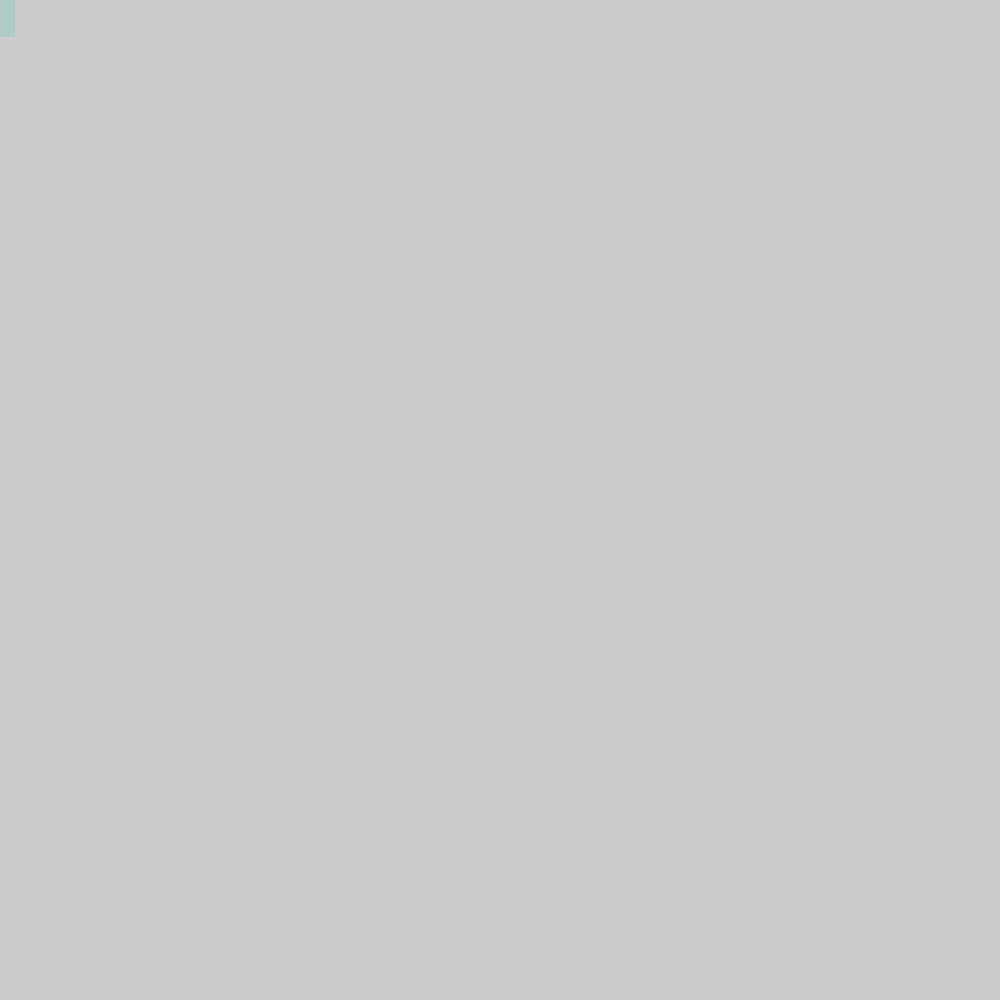
Frame 1 (no input)
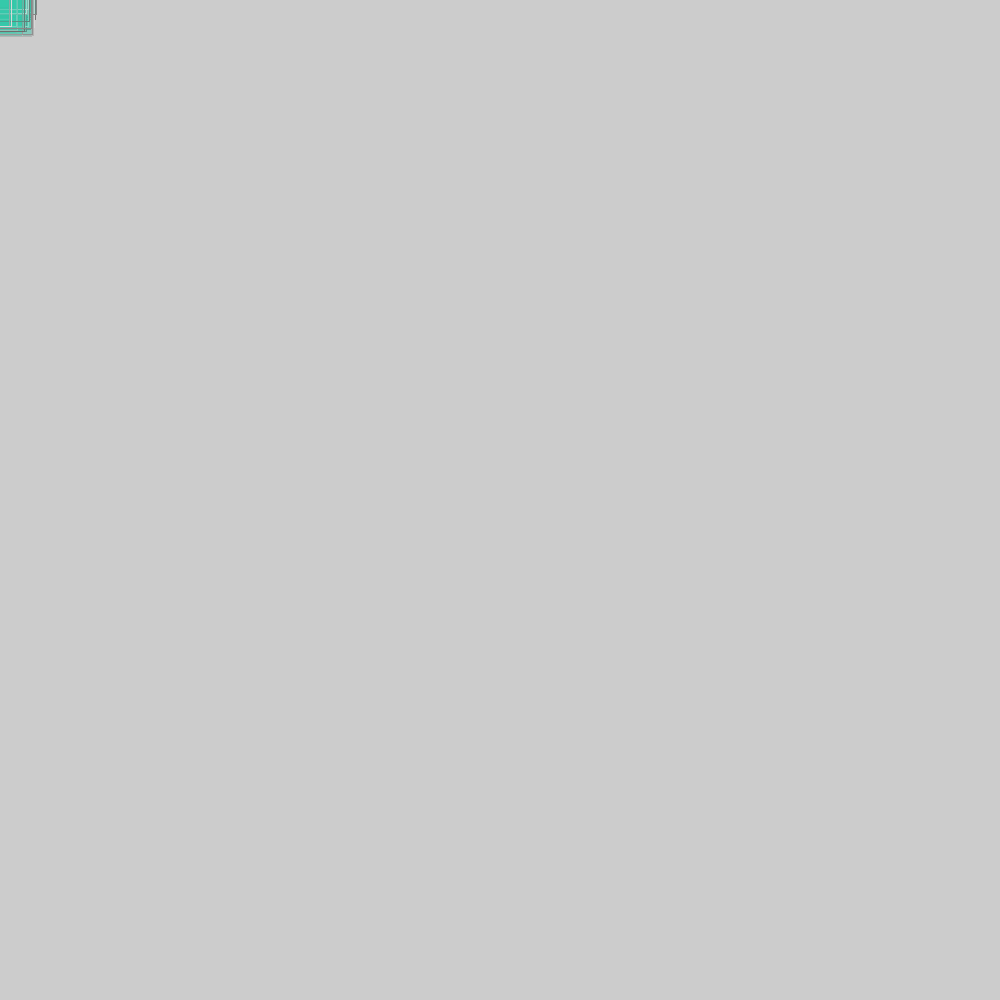
Frame 60 (the mouse pressed at the canvas centre just before this capture)
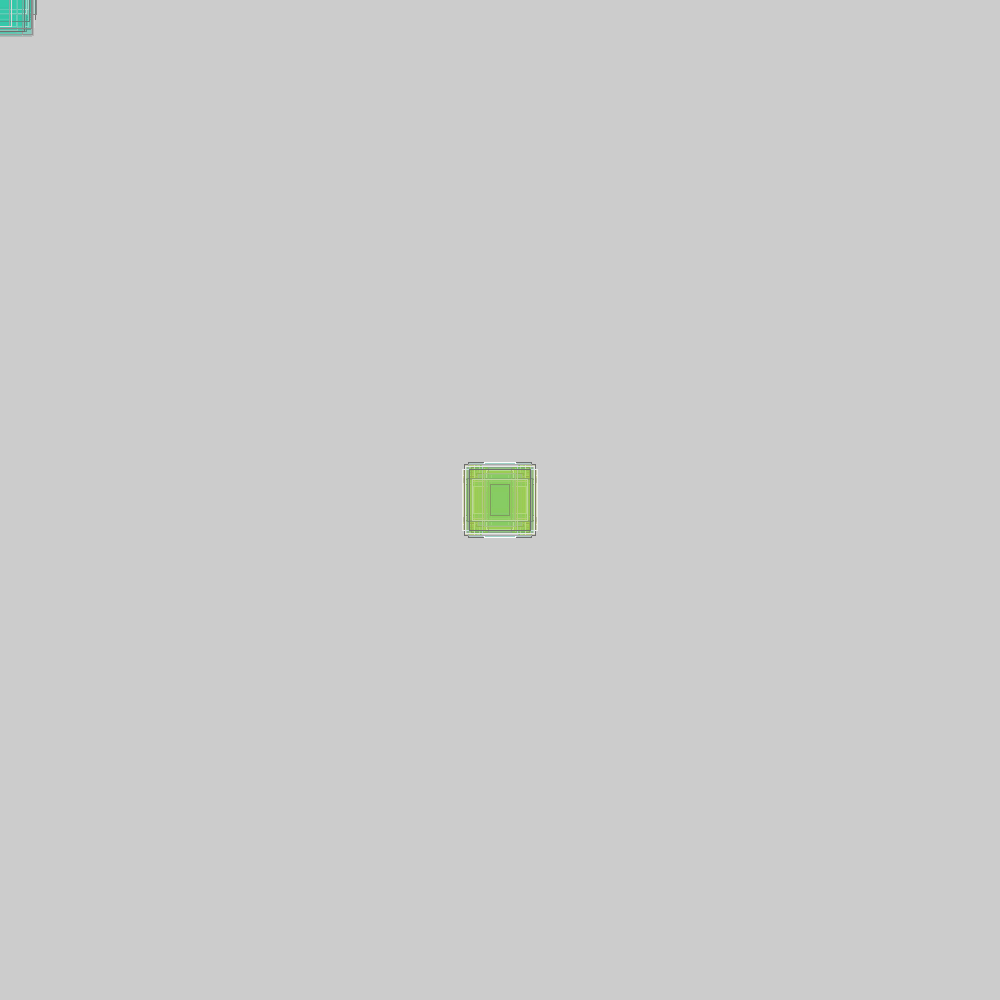
Frame 120 (the mouse held since frame 60 and released just before this capture)

The Processing sketch that drew these frames (run headless with seeded random() and noise(); from frame 60 on, the mouse is pressed at the canvas centre):

// Processing sketch: processing_94034
// ── processing_94034.pde


void setup() {
   size(1000,1000);
   background(204);   
}

void draw() {
  
  stroke(random(100,255));

    fill(50,200,170,50);
    rectMode(CENTER);
    rect(mouseX,mouseY,random(15,75), random(15,75));
  
  //if mouse pressed, colour of random boxes will change colour  
  if(mousePressed) {
  stroke(random(100,255)); 
    fill(200,210,40,50);
    rectMode(CENTER);
    rect(mouseX,mouseY,random(15,75), random(15,75));
  }
}
